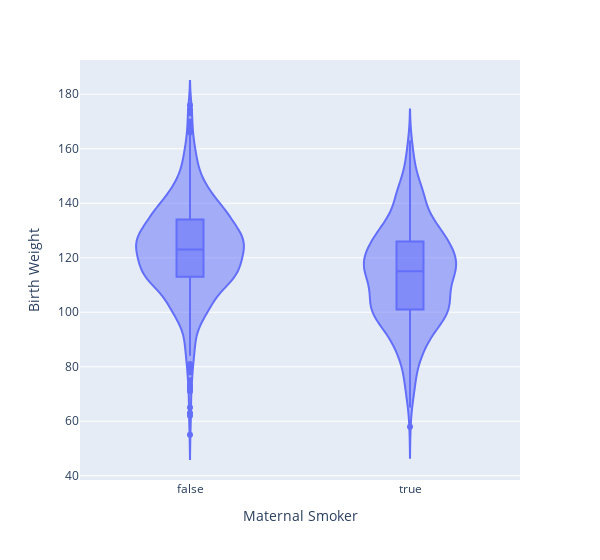

The notebook cell this image was saved under:
### Code cell
px.violin(births, x = 'Maternal Smoker', y = 'Birth Weight', box=True, width=600)

### Figure 1 — Plotly figure (JSON) as saved in the notebook; plotly's stock layout.template omitted (floating-point values rounded to 4 significant figures; data arrays with more than 128 entries replaced by an {"elided": "..."} marker saying what was removed)
{"data": [{"alignmentgroup": "True", "box": {"visible": true}, "hovertemplate": "Maternal Smoker=%{x}<br>Birth Weight=%{y}<extra></extra>", "legendgroup": "", "marker": {"color": "#636efa"}, "name": "", "offsetgroup": "", "orientation": "v", "scalegroup": "True", "showlegend": false, "type": "violin", "x": {"elided": "1174 bool values"}, "x0": " ", "xaxis": "x", "y": {"elided": "1174 int values"}, "y0": " ", "yaxis": "y"}], "layout": {"legend": {"tracegroupgap": 0}, "margin": {"t": 60}, "violinmode": "group", "width": 600, "xaxis": {"anchor": "y", "domain": [0, 1], "title": {"text": "Maternal Smoker"}}, "yaxis": {"anchor": "x", "domain": [0, 1], "title": {"text": "Birth Weight"}}}}
